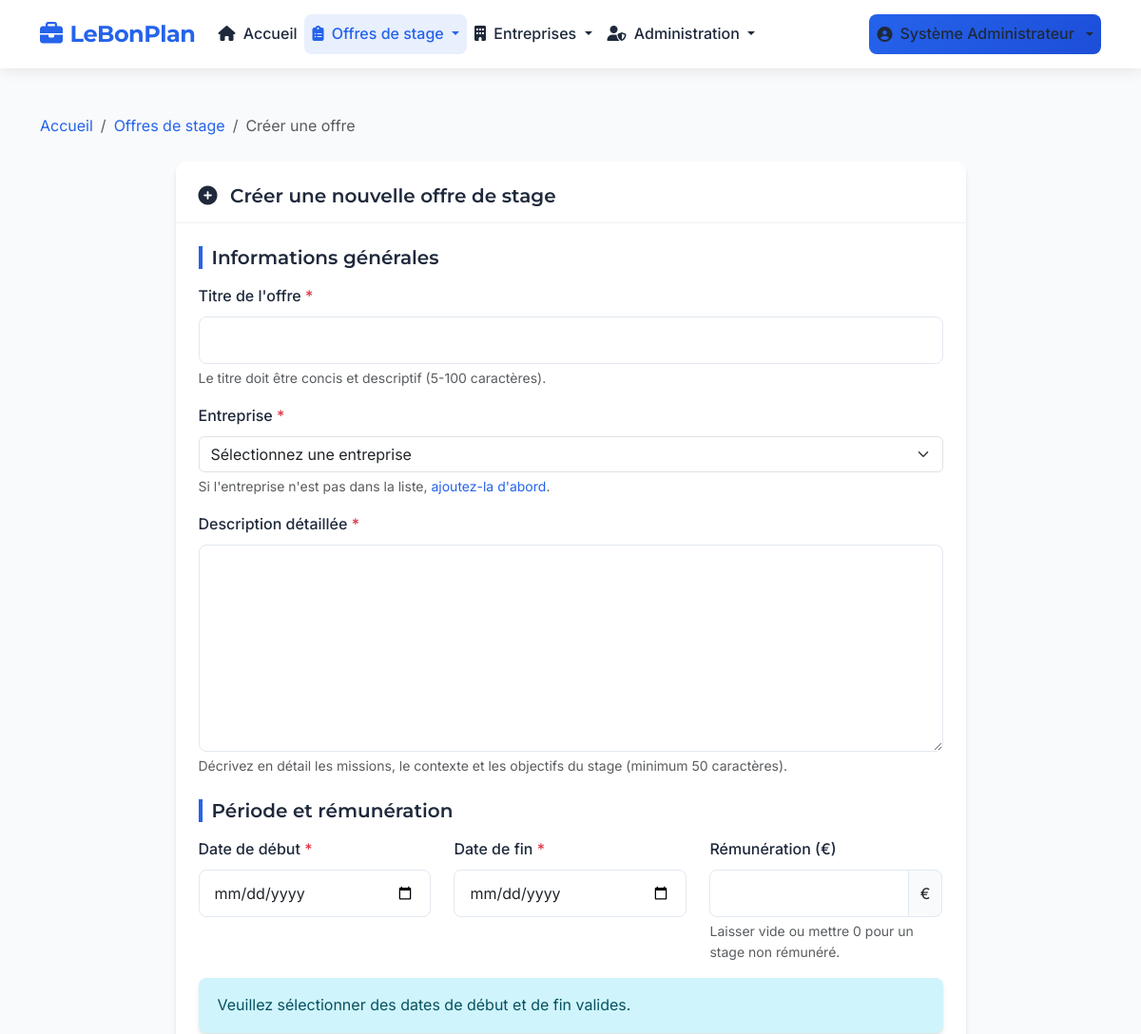
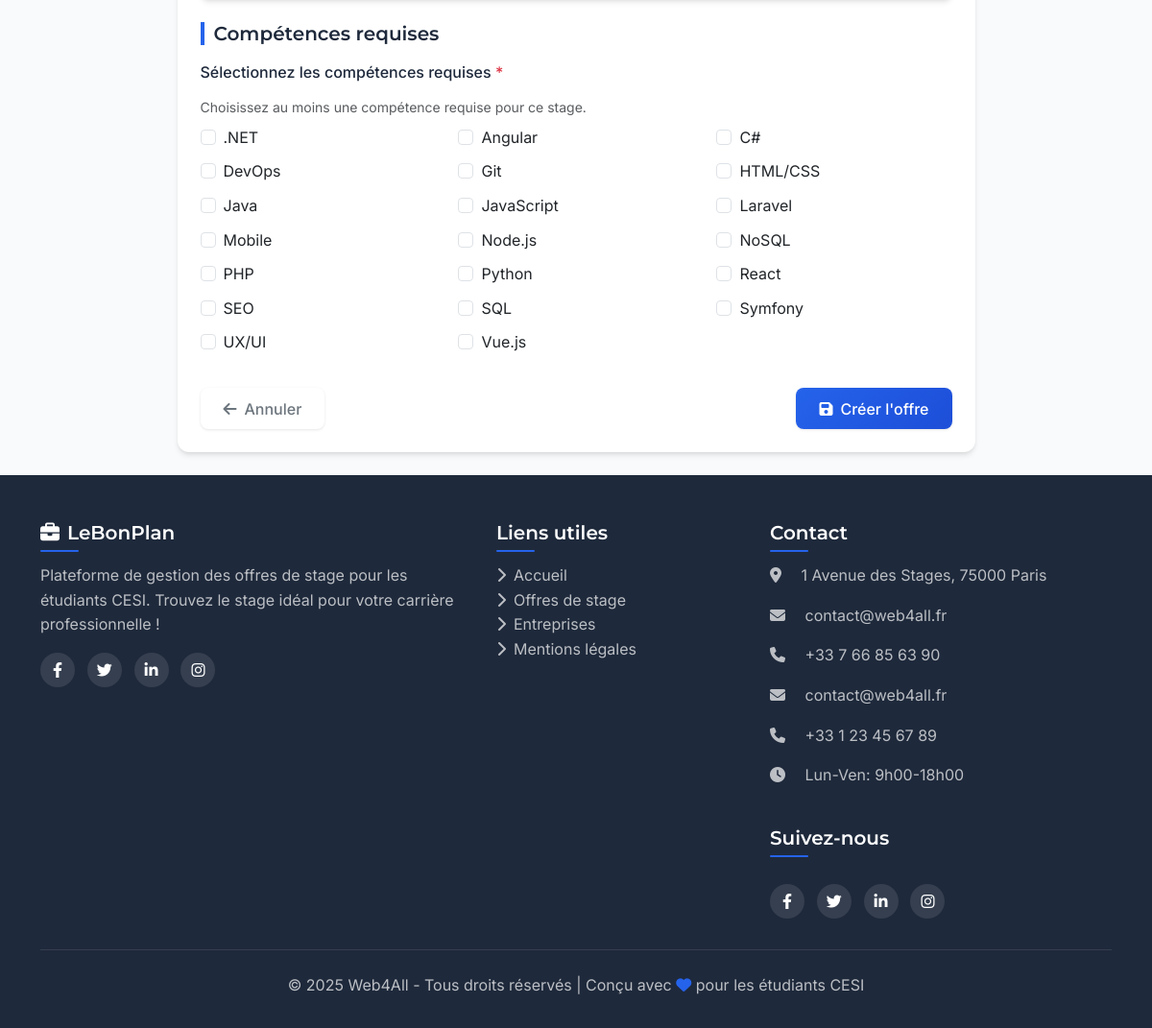
The app's page /index.php?page=offres&action=creer (signed in) with its own data (2 pictures, top to bottom).
### tables this page shows
CREATE TABLE competences (
                             id INT AUTO_INCREMENT PRIMARY KEY,
                             nom VARCHAR(50) NOT NULL UNIQUE,
                             created_at DATETIME NOT NULL
);

### controllers/OffreController.php (called while the page is built, shortened)
<?php
class OffreController {
    private $offreModel;
    public function __construct() {
        require_once MODELS_PATH . '/Offre.php';
        $this->offreModel = new Offre();
    }
    public function creer() {
        $competences = $this->offreModel->getAllCompetences();
        $offre = [
            'titre' => '',
            'description' => '',
            'entreprise_id' => '',
            'remuneration' => '',
            'date_debut' => '',
            'date_fin' => '',
            'competences' => []
        ];
        include VIEWS_PATH . '/offres/form.php';
    }
}

### includes/functions.php (called while the page is built, shortened)
<?php
function url($page = 'accueil', $action = '', $params = []) {
    $baseUrl = rtrim(URL_ROOT, '/');
    $url = $baseUrl . '/index.php';
    $queryParams = ['page' => $page];
    if (!empty($action)) {
        $queryParams['action'] = $action;
    }
    return $url . '?' . http_build_query($queryParams);
}

### models/Offre.php (called while the page is built, shortened)
<?php
class Offre {
    private $conn;
    private $competencesTable = 'competences';
    public function __construct() {
        require_once ROOT_PATH . '/config/database.php';
        $database = new Database();
        $this->conn = $database->getConnection();
    }
    public function getAllCompetences() {
        try {
            $query = "SELECT id, nom FROM {$this->competencesTable} ORDER BY nom ASC";
            $stmt = $this->conn->prepare($query);
            $stmt->execute();
            $competences = [];
            while ($row = $stmt->fetch(PDO::FETCH_ASSOC)) {
                $competences[] = [
                    'id' => $row['id'],
                    'nom' => $row['nom']
                ];
            }
            return $competences;
        } catch (PDOException $e) {
            error_log("Erreur lors de la récupération des compétences: " . $e->getMessage());
            return [];
        }
    }
}

### config/database.php (called while the page is built, shortened)
<?php
class Database {
    private $host = 'localhost';
    private $db_name = 'stages_db';
    private $username = 'julian';
    private $password = 'hM+8jfB8;9';
    private $conn = null;
    public function getConnection() {
        try {
            $this->conn = new PDO(
                "mysql:host={$this->host};dbname={$this->db_name}",
                $this->username,
                $this->password
            );
            $this->conn->setAttribute(PDO::ATTR_ERRMODE, PDO::ERRMODE_EXCEPTION);
            $this->conn->exec("SET NAMES utf8");
        } catch(PDOException $e) {
            $errorMessage = "Erreur de connexion à la base de données : " . $e->getMessage();
            error_log($errorMessage);
            if (defined('ENVIRONMENT') && ENVIRONMENT === 'development') {
                echo "<div style='border:1px solid #dc3545; padding:10px; margin:10px; background-color:#f8d7da; color:#721c24;'>";
                echo "<h3>Erreur de connexion à la base de données</h3>";
                echo "<p><strong>Message:</strong> " . $e->getMessage() . "</p>";
                echo "<p><strong>Code:</strong> " . $e->getCode() . "</p>";
                echo "<p>Vérifiez que:</p>";
                echo "<ul>";
                echo "<li>Le serveur MySQL est démarré</li>";
                echo "<li>Les identifiants dans config/database.php sont corrects</li>";
                echo "<li>La base de données '{$this->db_name}' existe</li>";
                echo "</ul>";
                echo "</div>";
            } else {
                error_log("Erreur de connexion à la base de données: " . $e->getMessage());
            }
            $this->conn = null;
        }
        return $this->conn;
    }
}

### views/offres/form.php (the view, shortened to what this page needs)
<?php
include ROOT_PATH . '/views/templates/header.php';
$isEdit = isset($offre['id']);
?>
    <div class="container mt-4">
        <nav aria-label="breadcrumb" class="mb-4">
            <ol class="breadcrumb">
                <li class="breadcrumb-item"><a href="<?php echo url(); ?>">Accueil</a></li>
                <li class="breadcrumb-item"><a href="<?php echo url('offres'); ?>">Offres de stage</a></li>
                <li class="breadcrumb-item active" aria-current="page">
                    <?php echo $isEdit ? 'Modifier l\'offre' : 'Créer une offre'; ?>
                </li>
            </ol>
        </nav>
        <div class="row">
            <div class="col-lg-9 mx-auto">
                <div class="card shadow-sm">
                    <div class="card-header bg-white">
                        <h5 class="mb-0">
                            <i class="fas fa-<?php echo $isEdit ? 'edit' : 'plus-circle'; ?> me-2"></i>
                            <?php echo $isEdit ? 'Modifier l\'offre de stage' : 'Créer une nouvelle offre de stage'; ?>
                        </h5>
                    </div>
                    <div class="card-body">
                        <form action="<?php echo $isEdit ? url('offres', 'modifier', ['id' => $offre['id']]) : url('offres', 'creer'); ?>"
                              method="post"
                              class="needs-validation"
                              novalidate>
                            <h5 class="form-section-title mb-3">Informations générales</h5>
                            <div class="mb-3">
                                <label for="titre" class="form-label">Titre de l'offre <span class="text-danger">*</span></label>
                                <input type="text"
                                       class="form-control"
                                       id="titre"
                                       name="titre"
                                       value="<?php echo htmlspecialchars($offre['titre']); ?>"
                                       required
                                       minlength="5"
                                       maxlength="100">
                                <div class="form-text">Le titre doit être concis et descriptif (5-100 caractères).</div>
                            </div>
                            <div class="mb-3">
                                <label for="entreprise_id" class="form-label">Entreprise <span class="text-danger">*</span></label>
                                <select class="form-select" id="entreprise_id" name="entreprise_id" required>
                                    <option value="">Sélectionnez une entreprise</option>
                                </select>
                                <div class="form-text">
                                    Si l'entreprise n'est pas dans la liste,
                                    <a href="<?php echo url('entreprises', 'creer'); ?>" target="_blank">ajoutez-la d'abord</a>.
                                </div>
                            </div>
                            <div class="mb-3">
                                <label for="description" class="form-label">Description détaillée <span class="text-danger">*</span></label>
                                <textarea class="form-control"
                                          id="description"
                                          name="description"
                                          rows="8"
                                          required
                                          minlength="50"><?php echo htmlspecialchars($offre['description']); ?></textarea>
                                <div class="form-text">
                                    Décrivez en détail les missions, le contexte et les objectifs du stage (minimum 50 caractères).
                                </div>
                            </div>
                            <h5 class="form-section-title mt-4 mb-3">Période et rémunération</h5>
                            <div class="row">
                                <div class="col-md-4 mb-3">
                                    <label for="date_debut" class="form-label">Date de début <span class="text-danger">*</span></label>
                                    <input type="date"
                                           class="form-control"
                                           id="date_debut"
                                           name="date_debut"
                                           value="<?php echo htmlspecialchars($offre['date_debut']); ?>"
                                           required>
                                </div>
                                <div class="col-md-4 mb-3">
                                    <label for="date_fin" class="form-label">Date de fin <span class="text-danger">*</span></label>
                                    <input type="date"
                                           class="form-control"
                                           id="date_fin"
                                           name="date_fin"
                                           value="<?php echo htmlspecialchars($offre['date_fin']); ?>"
                                           required>
                                </div>
                                <div class="col-md-4 mb-3">
                                    <label for="remuneration" class="form-label">Rémunération (€)</label>
                                    <div class="input-group">
                                        <input type="number"
                                               class="form-control"
                                               id="remuneration"
                                               name="remuneration"
                                               value="<?php echo htmlspecialchars($offre['remuneration']); ?>"
                                               min="0"
                                               step="0.01">
                                        <span class="input-group-text">€</span>
                                    </div>
                                    <div class="form-text">
                                        Laisser vide ou mettre 0 pour un stage non rémunéré.
                                    </div>
                                </div>
                            </div>
                            <div class="alert alert-info mb-3" id="dureeCalculator">
                                <span id="dureeResult">Veuillez sélectionner des dates de début et de fin valides.</span>
                            </div>
                            <h5 class="form-section-title mt-4 mb-3">Compétences requises</h5>
                            <div class="mb-3">
                                <label class="form-label">Sélectionnez les compétences requises <span class="text-danger">*</span></label>
                                <div class="form-text mb-2">
                                    Choisissez au moins une compétence requise pour ce stage.
                                </div>
                                <div class="row">
                                    <?php foreach ($competences as $index => $competence): ?>
                                        <div class="col-md-4 mb-2">
                                            <div class="form-check">
                                                <input class="form-check-input competence-checkbox"
                                                       type="checkbox"
                                                       id="competence_<?php echo $competence['id']; ?>"
                                                       name="competences[]"
                                                       value="<?php echo $competence['id']; ?>"
                                                    <?php echo in_array($competence['id'], $offre['competences']) ? 'checked' : ''; ?>>
                                                <label class="form-check-label" for="competence_<?php echo $competence['id']; ?>">
                                                    <?php echo htmlspecialchars($competence['nom']); ?>
                                                </label>
                                            </div>
                                        </div>
                                    <?php endforeach; ?>
                                </div>
                            </div>
                            <div class="d-flex justify-content-between mt-4">
                                <a href="<?php echo $isEdit ? url('offres', 'detail', ['id' => $offre['id']]) : url('offres'); ?>" class="btn btn-outline-secondary">
                                    <i class="fas fa-arrow-left me-2"></i>Annuler
                                </a>
                                <button type="submit" class="btn btn-primary">
                                    <i class="fas fa-save me-2"></i><?php echo $isEdit ? 'Enregistrer les modifications' : 'Créer l\'offre'; ?>
                                </button>
                            </div>
                        </form>
                    </div>
                </div>
            </div>
        </div>
    </div>
<?php include ROOT_PATH . '/views/templates/footer.php'; ?>

### records on screen
competences: nom ".NET"
competences: nom "Angular"
competences: nom "C#"
competences: nom "DevOps"
competences: nom "Git"
competences: nom "HTML/CSS"
competences: nom "Java"
competences: nom "JavaScript"
competences: nom "Laravel"
competences: nom "Mobile"
competences: nom "Node.js"
competences: nom "NoSQL"
competences: nom "PHP"
competences: nom "Python"
competences: nom "React"
competences: nom "SEO"
competences: nom "SQL"
competences: nom "Symfony"
competences: nom "UX/UI"
competences: nom "Vue.js"

### other values on screen
SITE_NAME "LeBonPlan"
$_SESSION['prenom'] "Système"
$_SESSION['nom'] "Administrateur"
